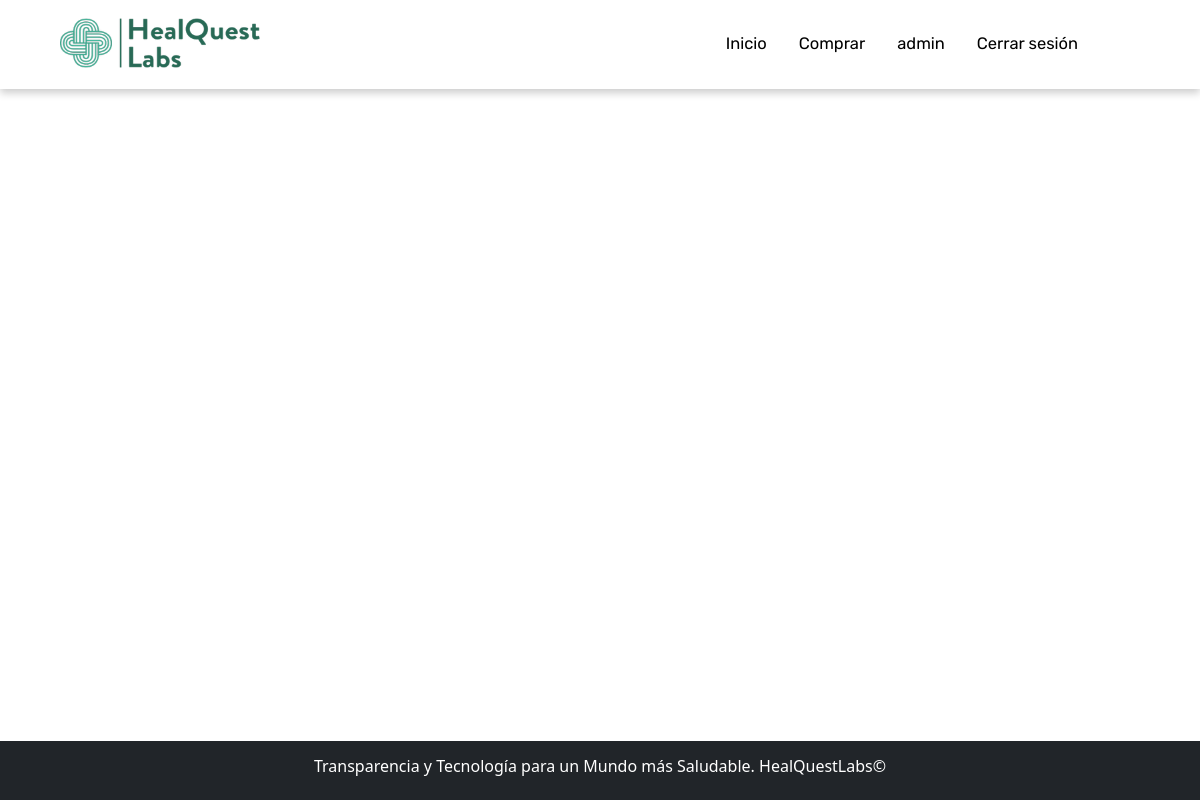
The page /detalle_factura/NR7JCBR/ (signed in) on the database as committed earlier.
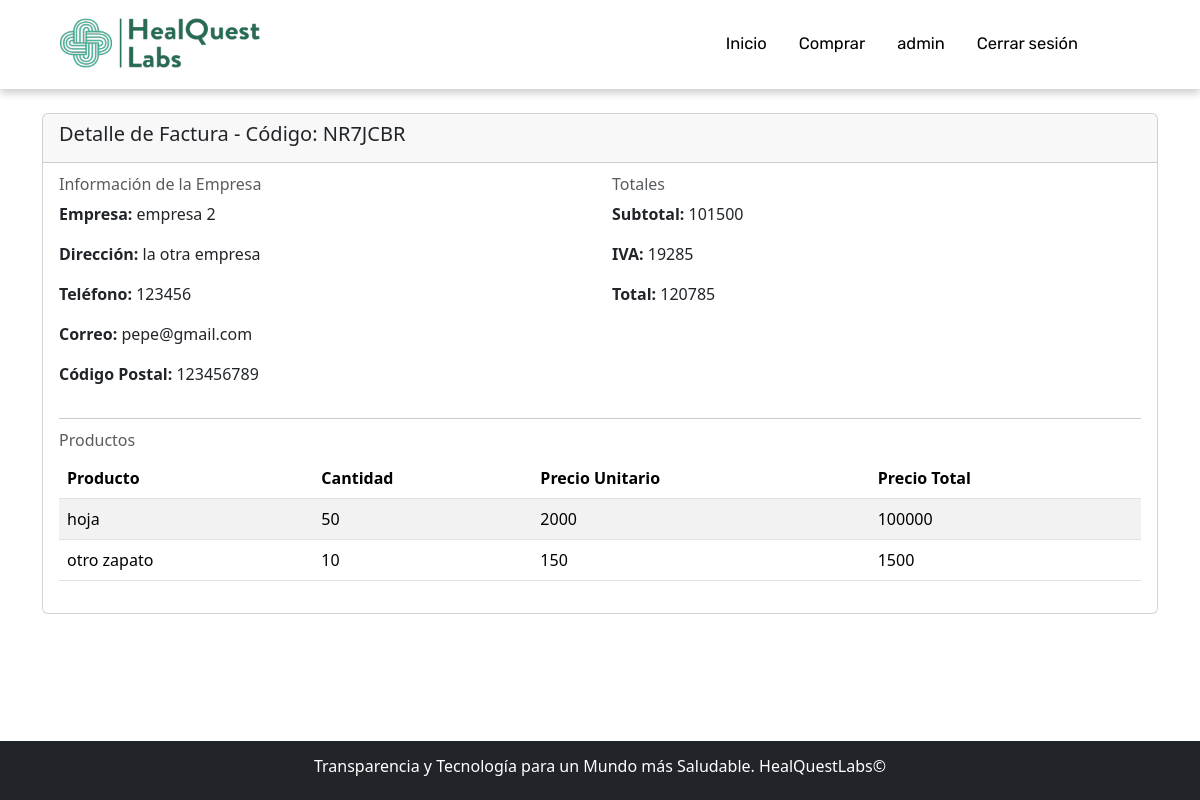
The same page on the database as committed later.
### app/models.py (models this page shows, shortened)
class Factura(models.Model):
    id_factura = models.CharField(max_length=10, primary_key=True, editable=False)
    orden = models.ForeignKey('Orden', on_delete=models.CASCADE)
    estado = models.ForeignKey(Estado, on_delete=models.CASCADE)
    estado_entrega = models.ForeignKey(EstadoEntrega, on_delete=models.CASCADE)
    subtotal = models.IntegerField()
    iva = models.IntegerField()
    total = models.IntegerField()
    class Meta:
        db_table = 'db_factura'

class Orden(models.Model):
    id_orden = models.AutoField(primary_key=True)
    empresa = models.CharField(max_length=125)
    direccion = models.CharField(max_length=125)
    telefono = models.CharField(max_length=125)
    correo = models.EmailField()
    codigo_postal = models.IntegerField()
    class Meta:
        db_table = 'db_orden'

class ProductoFactura(models.Model):
    id_producto_factura = models.AutoField(primary_key=True)
    factura = models.ForeignKey(Factura, related_name='productos', on_delete=models.CASCADE)
    producto = models.CharField(max_length=125)
    cantidad = models.IntegerField()
    precio_unitario = models.IntegerField()
    precio_total = models.IntegerField()
    class Meta:
        db_table = 'db_producto_factura'

### app/views.py (the view)
# urls.py: path('detalle_factura/<id_factura>/', detalle_factura, name="detalle_factura"),
def detalle_factura(request, id_factura):
    factura = Factura.objects.filter(id_factura=id_factura)
    productos = ProductoFactura.objects.filter(factura=id_factura)
    datos = {
        'listaFactura': factura,
        'productos': productos
    }
    return render(request, 'app/detalle_factura.html', datos)

### app/templates/app/detalle_factura.html (shortened to what this page needs)
{% extends 'app/base.html' %}
{% load static %}
{% block contenido %}
<div class="container mt-4">
  {% for factura in listaFactura %}
  <div class="card mb-4">
    <div class="card-header">
      <h5 class="card-title">Detalle de Factura - Código: {{ factura.id_factura }}</h5>
    </div>
    <div class="card-body">
      <div class="row">
        <div class="col-md-6">
          <h6 class="card-subtitle mb-2 text-muted">Información de la Empresa</h6>
          <p><strong>Empresa:</strong> {{ factura.orden.empresa }}</p>
          <p><strong>Dirección:</strong> {{ factura.orden.direccion }}</p>
          <p><strong>Teléfono:</strong> {{ factura.orden.telefono }}</p>
          <p><strong>Correo:</strong> {{ factura.orden.correo }}</p>
          <p><strong>Código Postal:</strong> {{ factura.orden.codigo_postal }}</p>
        </div>
        <div class="col-md-6">
          <h6 class="card-subtitle mb-2 text-muted">Totales</h6>
          <p><strong>Subtotal:</strong> {{ factura.subtotal }}</p>
          <p><strong>IVA:</strong> {{ factura.iva }}</p>
          <p><strong>Total:</strong> {{ factura.total }}</p>
        </div>
      </div>
      <hr>
      <div class="row">
        <div class="col-md-12">
          <h6 class="card-subtitle mb-2 text-muted">Productos</h6>
          <div class="table-responsive">
            <table class="table table-striped">
              <thead>
                <tr>
                  <th>Producto</th>
                  <th>Cantidad</th>
                  <th>Precio Unitario</th>
                  <th>Precio Total</th>
                </tr>
              </thead>
              <tbody>
                {% for producto in productos %}
                <tr>
                  <td>{{ producto.producto }}</td>
                  <td>{{ producto.cantidad }}</td>
                  <td>{{ producto.precio_unitario }}</td>
                  <td>{{ producto.precio_total }}</td>
                </tr>
                {% endfor %}
              </tbody>
            </table>
          </div>
        </div>
      </div>
    </div>
  </div>
  {% endfor %}
</div>
{% endblock %}

Rows that differ between the two databases and show on the page:
added Factura: id_factura "NR7JCBR", orden.empresa "empresa 2", orden.direccion "la otra empresa", orden.telefono "123456", orden.correo "pepe@gmail.com", orden.codigo_postal "123456789", subtotal "101500", iva "19285", total "120785"
added ProductoFactura: producto "hoja", cantidad "50", precio_unitario "2000", precio_total "100000"
added ProductoFactura: producto "otro zapato", cantidad "10", precio_unitario "150", precio_total "1500"
